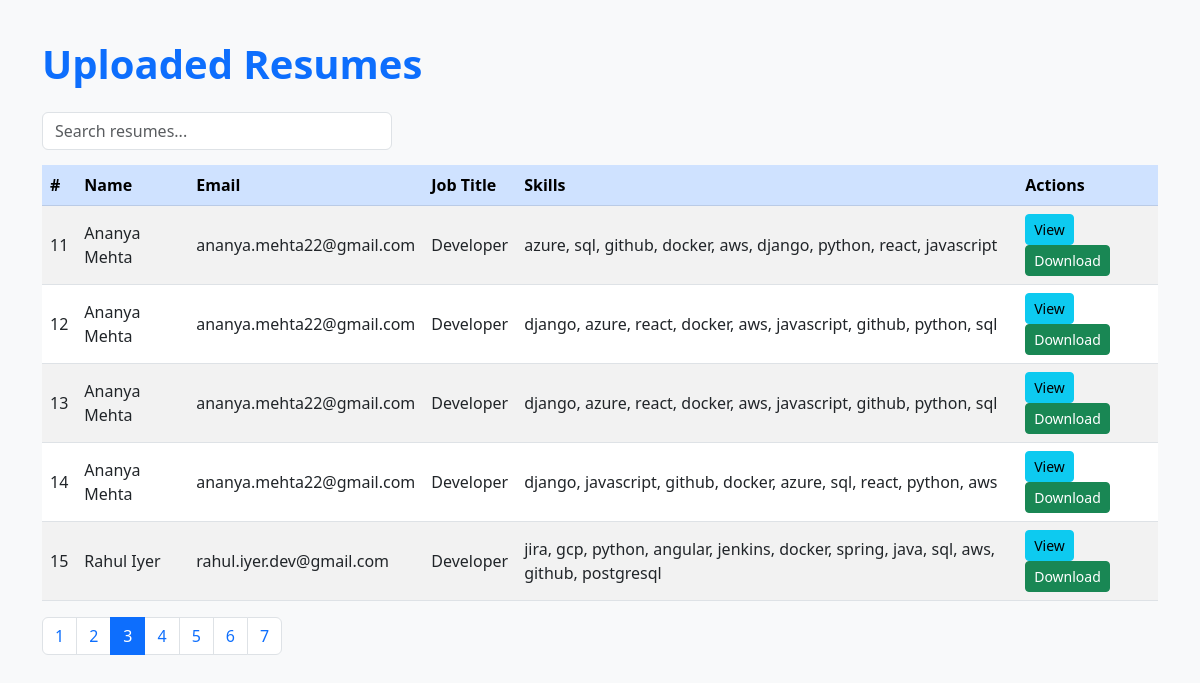
Screenshot of /resumes?page=3 with the database file from the repository.
### models.py (models this page shows)
class Resume(SQLModel, table=True):
    id: Optional[int] = Field(default=None, primary_key=True)
    name: Optional[str] = None
    email: Optional[str] = None
    phone: Optional[str] = None
    age: Optional[str] = None
    jobTitle: Optional[str] = None
    education: Optional[str] = None
    educationHistory: Optional[str] = None
    skills: Optional[str] = None
    languages: Optional[str] = None
    expectedSalary: Optional[str] = None
    city: Optional[str] = None
    country: Optional[str] = None
    fullAddress: Optional[str] = None
    profileDescription: Optional[str] = None
    yearsOfExp: Optional[str] = None
    linkedin: Optional[str] = None
    github: Optional[str] = None
    portfolio: Optional[str] = None
    socials: Optional[str] = None  # (unused legacy; keep for backward compatibility)
    public_id: Optional[str] = None            # <-- store Cloudinary public_id
    cv_url: Optional[str] = None               # secure_url (uploaded asset)
    cv_download_url: Optional[str] = None      # browser download helper
    socials: Optional[str]
    uploader_ip: Optional[str] = None
    projectSummary: Optional[str] = None

### main.py (the view)
@app.get("/resumes", response_class=HTMLResponse)
def view_resumes(request: Request, page: int = Query(1, ge=1), page_size: int = Query(5, ge=1, le=50)):
    with Session(engine) as session:
        total_count = session.exec(select(sa_func.count(Resume.id))).one()
        offset = (page - 1) * page_size
        resumes: List[Resume] = session.exec(select(Resume).order_by(Resume.id.desc()).offset(offset).limit(page_size)).all()
    total_pages = (total_count + page_size - 1) // page_size
    return templates.TemplateResponse("resumes.html", {
        "request": request,
        "resumes": resumes,
        "page": page,
        "page_size": page_size,
        "total_pages": total_pages,
    })

### templates/resumes.html (shortened to what this page needs)
<!DOCTYPE html>
<html lang="en">
<head>
  <link rel="stylesheet" href="/static/bootstrap.min.css">
</head>
<body>
  <div class="container">
    <h1 class="mb-4">Uploaded Resumes</h1>
    <input type="text" id="searchInput" class="form-control search-bar" placeholder="Search resumes...">
    <div class="table-responsive">
      <table class="table table-striped table-hover align-middle">
        <thead class="table-primary">
          <tr>
            <th>#</th>
            <th>Name</th>
            <th>Email</th>
            <th>Job Title</th>
            <th>Skills</th>
            <th>Actions</th>
          </tr>
        </thead>
        <tbody id="resumeTable">
          {% for r in resumes %}
          <tr>
            <td>{{ loop.index + ((page-1)*page_size) }}</td>
            <td>{{ r.name or "N/A" }}</td>
            <td>{{ r.email or "N/A" }}</td>
            <td>{{ r.jobTitle or "N/A" }}</td>
            <td>{{ r.skills or "N/A" }}</td>
            <td>
              <button class="btn btn-info btn-sm" onclick="viewDetails({{ r.id }})">
                 View
              </button>
              <a href="/resume/{{ r.id }}/download" class="btn btn-success btn-sm">
                 Download
              </a>
            </td>
          </tr>
          {% endfor %}
        </tbody>
      </table>
    </div>
    <nav>
      <ul class="pagination">
        {% for i in range(1, total_pages+1) %}
        <li class="page-item {% if i == page %}active{% endif %}">
          <a class="page-link" href="/resumes?page={{ i }}">{{ i }}</a>
        </li>
        {% endfor %}
      </ul>
    </nav>
  </div>
</body>
</html>

### templates/resumes.html (style rules this page uses)
body { background-color: #f8f9fa; }
.container { margin-top: 40px; }
h1 { font-weight: bold; color: #0d6efd; }
.search-bar { max-width: 350px; margin-bottom: 15px; }

### rows the page displays
Resume: name "Ananya Mehta", email "ananya.mehta22@gmail.com", jobTitle "Developer", skills "azure, sql, github, docker, aws, django, python, react, javascript"
Resume: name "Ananya Mehta", email "ananya.mehta22@gmail.com", jobTitle "Developer", skills "django, azure, react, docker, aws, javascript, github, python, sql"
Resume: name "Ananya Mehta", email "ananya.mehta22@gmail.com", jobTitle "Developer", skills "django, azure, react, docker, aws, javascript, github, python, sql"
Resume: name "Ananya Mehta", email "ananya.mehta22@gmail.com", jobTitle "Developer", skills "django, javascript, github, docker, azure, sql, react, python, aws"
Resume: name "Rahul Iyer", email "rahul.iyer.dev@gmail.com", jobTitle "Developer", skills "jira, gcp, python, angular, jenkins, docker, spring, java, sql, aws, github, postgresql"

### other values shown
{{ i }} "1" "2" "3" "4" "5" "6" "7"
